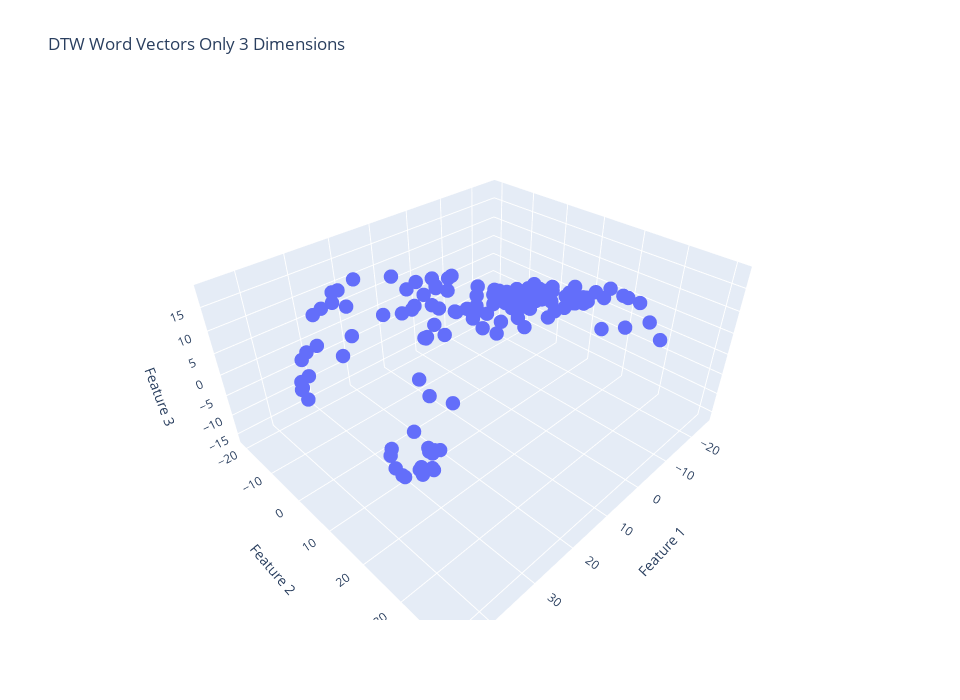
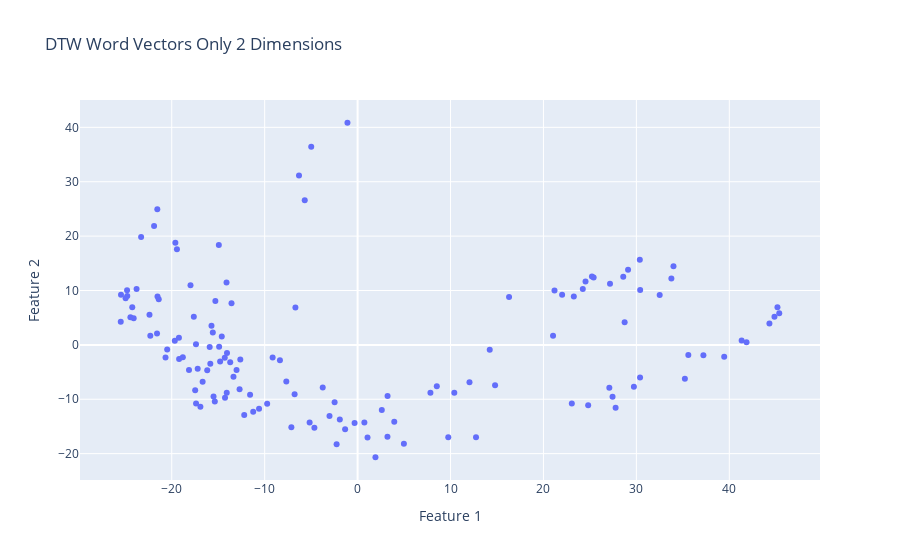

Notebook source saved alongside these figures, in order:
### Markdown cell above
## MFCC then DTW

### Code cell
dtw_matrix = np.array(dtw_matrix)
dim_red = PCA(n_components=3)
dim_red.fit(dtw_matrix)
print("The explained variance by each PCA component  is ", dim_red.explained_variance_ratio_)
first_components_idxs = np.argsort(np.abs(dim_red.components_[0]))[::-1]
second_components_idxs = np.argsort(np.abs(dim_red.components_[1]))[::-1]
third_components_idxs = np.argsort(np.abs(dim_red.components_[2]))[::-1]

print("The 1st PCA component expressed as a linear combination of the original features (columns): ")
print(dim_red.components_[0][first_components_idxs[0]], " of component ", first_components_idxs[0])
print(dim_red.components_[0][first_components_idxs[1]], " of component ", first_components_idxs[1])
print(dim_red.components_[0][first_components_idxs[2]], " of component ", first_components_idxs[2])

print("The 2nd PCA component expressed as a linear combination of the original features (columns): ")
print(dim_red.components_[1][second_components_idxs[0]], " of component ", second_components_idxs[0])
print(dim_red.components_[1][second_components_idxs[1]], " of component ", second_components_idxs[1])
print(dim_red.components_[1][second_components_idxs[2]], " of component ", second_components_idxs[2])

print("The 3rd PCA component expressed as a linear combination of the original features (columns): ")
print(dim_red.components_[2][third_components_idxs[0]], " of component ", third_components_idxs[0])
print(dim_red.components_[2][third_components_idxs[1]], " of component ", third_components_idxs[1])
print(dim_red.components_[2][third_components_idxs[2]], " of component ", third_components_idxs[2])

threeD_vectors_dtw = dim_red.transform(dtw_matrix)
visualize_3d(threeD_vectors_dtw, "DTW Word Vectors Only 3 Dimensions")
twoD_vectors_dtw = threeD_vectors_dtw[:, 0:2]
visualize_2d(twoD_vectors_dtw, "DTW Word Vectors Only 2 Dimensions")

# If you experience the error "Mime type rendering requires nbformat>=4.2.0 but it is not installed"
# Type the following in the terminal: "pip install --upgrade nbformat"
# Then, restart the kernal and re-runn the cells

### Figure 1 — Plotly figure (JSON) as saved in the notebook; plotly's stock layout.template omitted (floating-point values rounded to 4 significant figures; data arrays with more than 128 entries replaced by an {"elided": "..."} marker saying what was removed)
{"data": [{"hovertemplate": "Feature 1=%{x}<br>Feature 2=%{y}<br>Feature 3=%{z}<extra></extra>", "legendgroup": "", "marker": {"color": "#636efa", "size": 5, "symbol": "circle"}, "mode": "markers", "name": "", "scene": "scene", "showlegend": false, "type": "scatter3d", "x": {"elided": "132 float values"}, "y": {"elided": "132 float values"}, "z": {"elided": "132 float values"}}], "layout": {"height": 700, "legend": {"tracegroupgap": 0}, "scene": {"domain": {"x": [0, 1], "y": [0, 1]}, "xaxis": {"title": {"text": "Feature 1"}}, "yaxis": {"title": {"text": "Feature 2"}}, "zaxis": {"title": {"text": "Feature 3"}}}, "title": {"text": "DTW Word Vectors Only 3 Dimensions"}, "width": 960}}

### Figure 2 — Plotly figure (JSON) as saved in the notebook; plotly's stock layout.template omitted (floating-point values rounded to 4 significant figures; data arrays with more than 128 entries replaced by an {"elided": "..."} marker saying what was removed)
{"data": [{"hovertemplate": "Feature 1=%{x}<br>Feature 2=%{y}<extra></extra>", "legendgroup": "", "marker": {"color": "#636efa", "symbol": "circle"}, "mode": "markers", "name": "", "orientation": "v", "showlegend": false, "type": "scatter", "x": {"elided": "132 float values"}, "xaxis": "x", "y": {"elided": "132 float values"}, "yaxis": "y"}], "layout": {"legend": {"tracegroupgap": 0}, "title": {"text": "DTW Word Vectors Only 2 Dimensions"}, "xaxis": {"anchor": "y", "domain": [0, 1], "title": {"text": "Feature 1"}}, "yaxis": {"anchor": "x", "domain": [0, 1], "title": {"text": "Feature 2"}}}}
